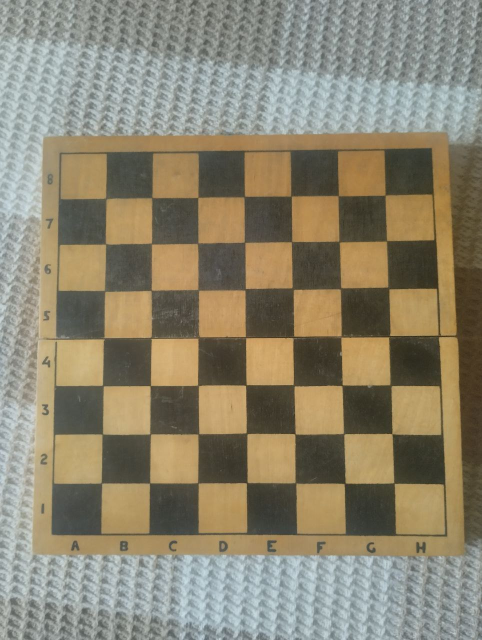
#> input picture 2025-10-08 09.34.21.jpg, 964 x 1280 px (shown at 1/2 size); its folder holds 4 pictures in this run
$ python lab1.py
#> lines starting #> are read from the running program, lines starting #| are printed output that depends on the picture; after the words box and inside, x2 and y2 are one past the last pixel; in counts of white or black regions, pixels touching at a corner belong together
import numpy as np
import cv2 as cv
import glob
import yaml


CHESSBOARD = (7, 6)   # количество внутренних углов по горизонтали и вертикали на шахматной доске
SQUARE_SIZE = 1.0     # размер клетки (в любых единицах — только масштаб важен)
TERMINATION = (cv.TERM_CRITERIA_EPS + cv.TERM_CRITERIA_MAX_ITER, 30, 0.001)  # критерии остановки уточнения углов
IMAGE_GLOB = '*.jpg'  # шаблон для поиска изображений с шахматкой
OUTPUT_YAML = 'calibration_result.yaml'  # файл для сохранения результатов калибровки

def make_object_points(board, square_size):
    # Генерация координат точек шахматной доски в 3D-пространстве
    cols, rows = board
    objp = np.zeros((rows*cols, 3), np.float32)
    objp[:, :2] = np.mgrid[0:cols, 0:rows].T.reshape(-1, 2) * square_size
    return objp


def draw_distortion_field(img, camera_matrix, dist_coeffs, step=40, scale=1.0):
    """
    Визуализирует, как искажения влияют на положение точек.
    Рисует сетку точек и показывает смещение от идеальных координат к искажённым.
    """
    h, w = img.shape[:2]
    # Создаём сетку из равномерных точек на изображении
    xs = np.arange(0, w, step)
    ys = np.arange(0, h, step)
    pts = np.array([[x, y] for y in ys for x in xs], dtype=np.float32).reshape(-1, 1, 2)

    # Преобразуем пиксельные координаты в нормализованные
    normalized = cv.undistortPoints(pts, camera_matrix, None, P=None)

    # Создаём 3D-точки для последующей проекции с применением искажений
    obj3d = np.hstack([normalized.reshape(-1, 2), np.ones((normalized.shape[0], 1))]).astype(np.float32)

    # Проецируем точки обратно в изображение с учётом дисторсии
    rvec = np.zeros(3)
    tvec = np.zeros(3)
    projected, _ = cv.projectPoints(obj3d, rvec, tvec, camera_matrix, dist_coeffs)

    vis = img.copy()
    # Рисуем стрелки от исходных до искажённых позиций
    for p_orig, p_dist in zip(pts.reshape(-1, 2), projected.reshape(-1, 2)):
        p1 = tuple(np.round(p_orig).astype(int))
        p2 = tuple(np.round(p_dist).astype(int))
        cv.circle(vis, p1, 3, (0, 255, 0), -1)  # зелёная — исходная точка
        cv.circle(vis, p2, 3, (0, 0, 255), -1)  # красная — искажённая
        cv.line(vis, p1, p2, (255, 0, 0), 1)    # синяя линия — направление смещения
    return vis


def calibrate_and_visualize():
    # Подготовка шаблонных 3D-точек
    objp = make_object_points(CHESSBOARD, SQUARE_SIZE)

    objpoints = []  # 3D-точки в реальном пространстве
    imgpoints = []  # 2D-точки на изображениях
    images = glob.glob(IMAGE_GLOB)

    if len(images) == 0:
        raise RuntimeError(f'Не найдено изображений по шаблону: {IMAGE_GLOB}')

    last_gray = None
    for fname in images:
        img = cv.imread(fname)
#> img is the input picture: shape (1280, 964, 3); mean B, G, R 112.1, 133, 140.3
        if img is None:
            print('Ошибка чтения файла', fname)
            continue
        gray = cv.cvtColor(img, cv.COLOR_BGR2GRAY)
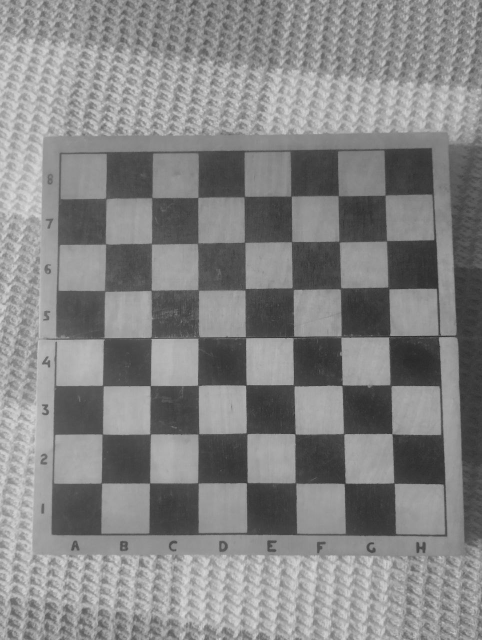
#> gray: shape (1280, 964) (shown at 1/2 size); min 27, max 224, mean 132.8
        last_gray = gray

        # Поиск углов
        ret, corners = cv.findChessboardCorners(gray, CHESSBOARD, cv.CALIB_CB_ADAPTIVE_THRESH + cv.CALIB_CB_NORMALIZE_IMAGE)
#> ret = True; corners = 42 rows, first 8: [214, 492], [302.4, 486.2], [396.5, 485.3], [488.6, 483.8], [582.3, 484.3], [676.9, 483.5], [773.4, 482.9], [208.6, 580.4]
        if ret:
            # Добавляем данные
            objpoints.append(objp)
            corners2 = cv.cornerSubPix(gray, corners, (11, 11), (-1, -1), TERMINATION)
#> corners2 = 42 rows, first 8: [211.6, 488.2], [303.1, 487.5], [396, 486.7], [489.6, 485.1], [583.5, 483.8], [678.4, 483.8], [773.5, 482.1], [209.8, 582.3]
            imgpoints.append(corners2)

            # Отрисовка найденных углов
            cv.drawChessboardCorners(img, CHESSBOARD, corners2, ret)
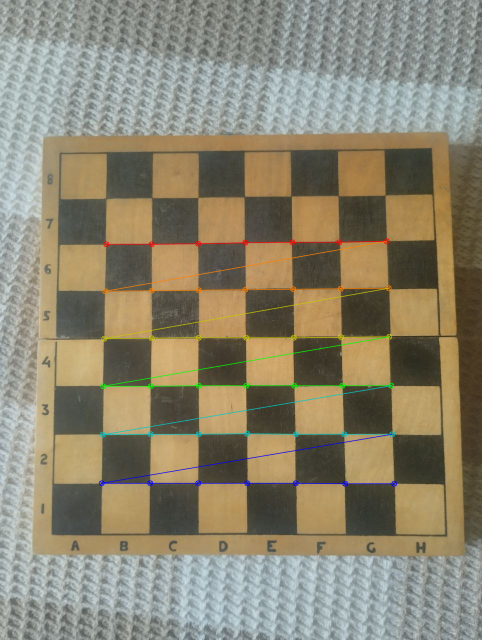
#> img: shape (1280, 964, 3) (shown at 1/2 size); 1.81% of pixels changed, all inside (x1, y1, x2, y2) = (197, 476, 795, 974)
            cv.imshow('Найденные углы', img)
            cv.waitKey(3000)
        else:
            print(f'Шахматная доска не найдена в {fname}')
#> pass 2 of the loop in calibrate_and_visualize, `for fname in images:`:
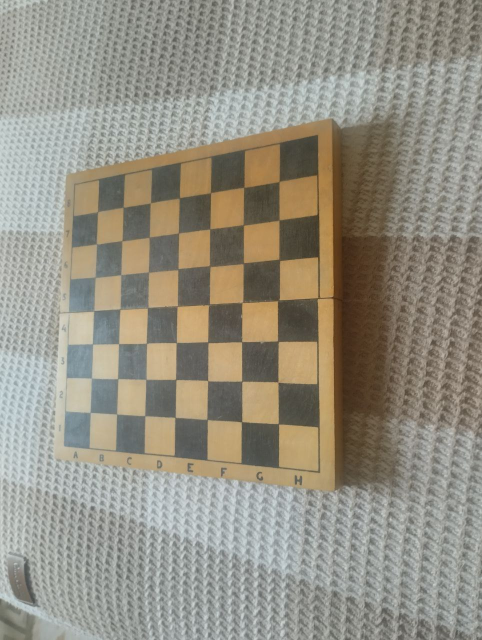
#> input picture 2025-10-08 09.35.09.jpg, 964 x 1280 px (shown at 1/2 size)
#> in calibrate_and_visualize, img is the input picture: shape (1280, 964, 3); mean B, G, R 131.3, 144.2, 148.4
#> in calibrate_and_visualize, `gray = cv.cvtColor(img, cv.COLOR_BGR2GRAY)`:
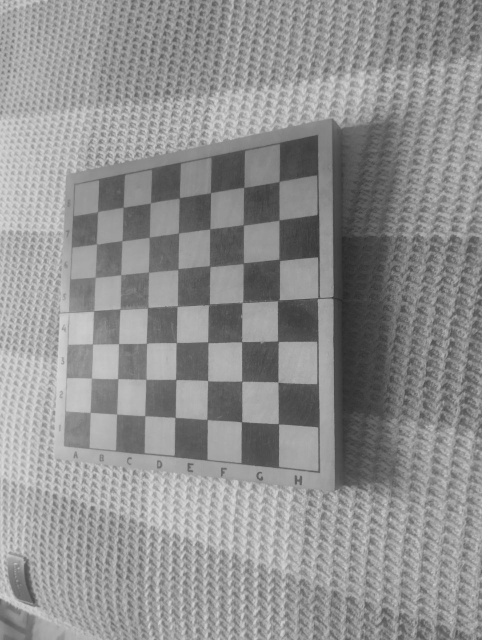
#> gray: shape (1280, 964) (shown at 1/2 size); min 37, max 223, mean 144
#> corners = 42 rows, first 8: [195, 491], [244.4, 481.9], [299.6, 473.8], [357, 466.4], [419.9, 458.5], [487.6, 452], [558.2, 441.7], [191.1, 555.2]
#> corners2 = 42 rows, first 8: [193.5, 488.6], [244.3, 482], [298.8, 474.9], [357.3, 466.5], [420, 458.4], [486.8, 450.6], [558.5, 440.8], [190.8, 555]
#> in calibrate_and_visualize, `cv.drawChessboardCorners(img, CHESSBOARD, corners2, ret)`:
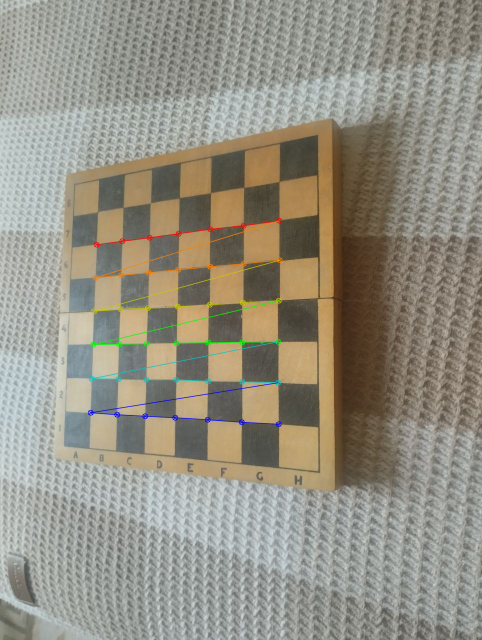
#> img: shape (1280, 964, 3) (shown at 1/2 size); 1.27% of pixels changed, all inside (x1, y1, x2, y2) = (175, 435, 566, 855)
#> pass 3 of the loop in calibrate_and_visualize, `for fname in images:`:
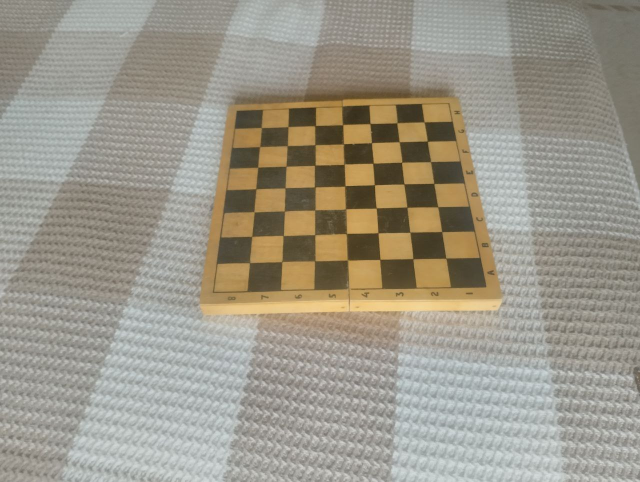
#> input picture 2025-10-08 09.35.13.jpg, 1280 x 964 px (shown at 1/2 size)
#> in calibrate_and_visualize, img is the input picture: shape (964, 1280, 3); mean B, G, R 137.4, 150.8, 156
#> in calibrate_and_visualize, `gray = cv.cvtColor(img, cv.COLOR_BGR2GRAY)`:
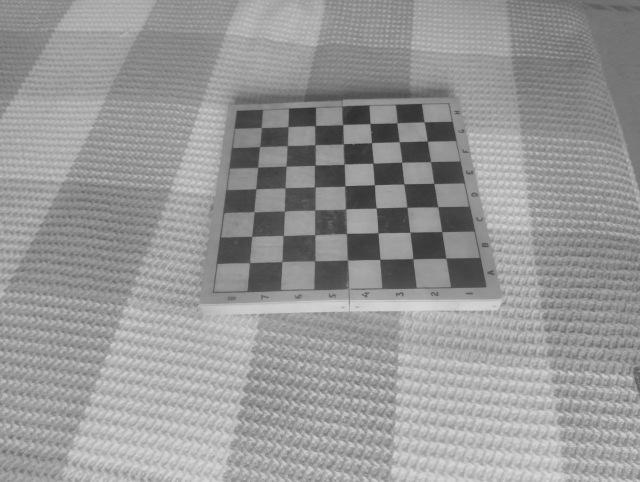
#> gray: shape (964, 1280) (shown at 1/2 size); min 40, max 224, mean 150.8
#> corners = 42 rows, first 8: [571, 516], [567.4, 470.9], [568.6, 421.8], [571, 375.4], [572.9, 333.6], [576.7, 290.8], [576.2, 253.6], [628.6, 523.3]
#> corners2 = 42 rows, first 8: [564.2, 523.6], [566.8, 471.5], [569.1, 422.7], [570.5, 376.3], [572.5, 332.9], [574.9, 291.9], [576.4, 253.8], [630, 522.2]
#> in calibrate_and_visualize, `cv.drawChessboardCorners(img, CHESSBOARD, corners2, ret)`:
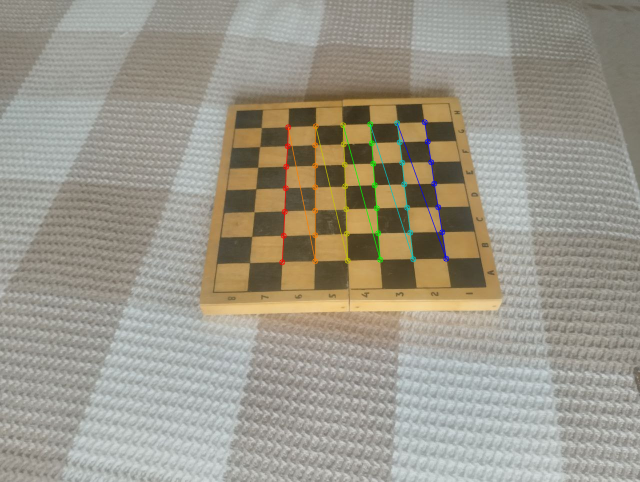
#> img: shape (964, 1280, 3) (shown at 1/2 size); 1.01% of pixels changed, all inside (x1, y1, x2, y2) = (558, 238, 899, 531)
#> the loop made 4 passes; the first 3 are shown

    cv.destroyAllWindows()

    if len(objpoints) < 3:
        raise RuntimeError('Недостаточно изображений для калибровки (нужно >=3)')

    image_size = (last_gray.shape[1], last_gray.shape[0])
#> image_size = (964, 1280)

    # Калибровка камеры
    ret, camera_matrix, dist_coeffs, rvecs, tvecs = cv.calibrateCamera(objpoints, imgpoints, image_size, None, None)

    # Вывод результатов
    print('RMS ошибка калибровки:', ret)
    fx = camera_matrix[0, 0]
    fy = camera_matrix[1, 1]
    cx = camera_matrix[0, 2]
    cy = camera_matrix[1, 2]
    skew = camera_matrix[0, 1]

    print(f'Матрица камеры:\n{camera_matrix}')
    print(f'Фокусные расстояния: fx={fx:.2f}, fy={fy:.2f}')
    print(f'Главная точка: cx={cx:.2f}, cy={cy:.2f}')
    print(f'Скошенность (skew): {skew:.5f}')
    print(f'Коэффициенты искажения (k1,k2,p1,p2,k3,...): {dist_coeffs.ravel()}')

    # Сохраняем результаты в YAML
    data = {
        'camera_matrix': camera_matrix.tolist(),
        'dist_coeff': dist_coeffs.tolist(),
        'rms': float(ret),
        'image_size': image_size,
    }
    with open(OUTPUT_YAML, 'w') as f:
        yaml.dump(data, f)
    print(f'Результаты сохранены в {OUTPUT_YAML}')

    # Пример коррекции искажений
    example_img = cv.imread(images[0])
    undistorted = cv.undistort(example_img, camera_matrix, dist_coeffs)
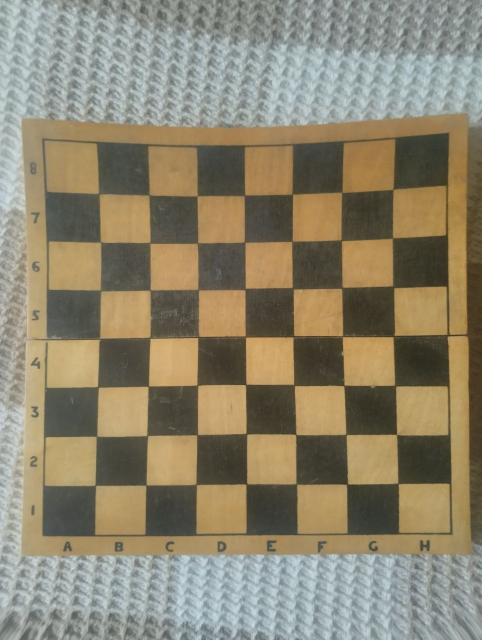
#> undistorted: shape (1280, 964, 3) (shown at 1/2 size); mean B, G, R 110.7, 132.9, 141.1
    cv.imshow('Оригинал', example_img)
    cv.imshow('Исправленное изображение', undistorted)

    # Визуализация поля искажений
    vis = draw_distortion_field(example_img, camera_matrix, dist_coeffs, step=40)
#> after the loop in draw_distortion_field, `for p_orig, p_dist in zip(pts.reshape(-1, 2), projected.reshape(-1, 2)):`:
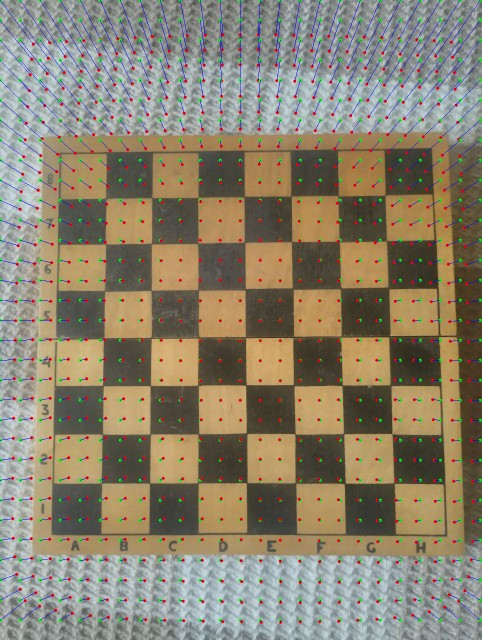
#> vis: shape (1280, 964, 3) (shown at 1/2 size); 4.4% of pixels changed, all inside (x1, y1, x2, y2) = (0, 0, 964, 1248)
    cv.imshow('Поле искажений (зелёное=идеал, красное=искажённое, синее=смещение)', vis)

    print('\nНажмите любую клавишу...')
    cv.waitKey(0)
    cv.destroyAllWindows()


if __name__ == '__main__':
    calibrate_and_visualize()
